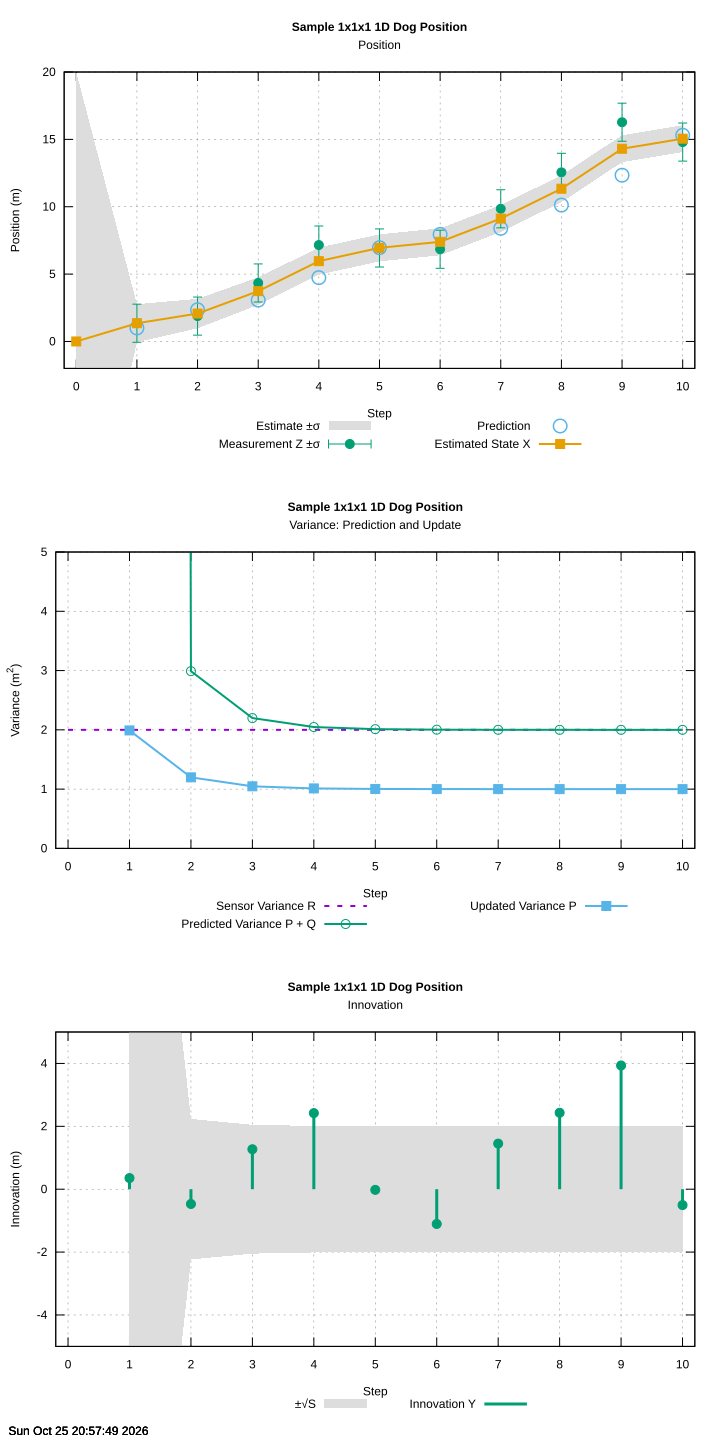

Generate this figure with gnuplot:
#!/usr/bin/gnuplot
#  _  __          _      __  __          _   _
# | |/ /    /\   | |    |  \/  |   /\   | \ | |
# | ' /    /  \  | |    | \  / |  /  \  |  \| |
# |  <    / /\ \ | |    | |\/| | / /\ \ | . ` |
# | . \  / ____ \| |____| |  | |/ ____ \| |\  |
# |_|\_\/_/    \_\______|_|  |_/_/    \_\_| \_|

# Kalman Filter
# Version 0.6.0
# https://github.com/FrancoisCarouge/Kalman

# SPDX-License-Identifier: Unlicense

# This is free and unencumbered software released into the public domain.

# Anyone is free to copy, modify, publish, use, compile, sell, or
# distribute this software, either in source code form or as a compiled
# binary, for any purpose, commercial or non-commercial, and by any
# means.

# In jurisdictions that recognize copyright laws, the author or authors
# of this software dedicate any and all copyright interest in the
# software to the public domain. We make this dedication for the benefit
# of the public at large and to the detriment of our heirs and
# successors. We intend this dedication to be an overt act of
# relinquishment in perpetuity of all present and future rights to this
# software under copyright law.

# THE SOFTWARE IS PROVIDED "AS IS", WITHOUT WARRANTY OF ANY KIND,
# EXPRESS OR IMPLIED, INCLUDING BUT NOT LIMITED TO THE WARRANTIES OF
# MERCHANTABILITY, FITNESS FOR A PARTICULAR PURPOSE AND NONINFRINGEMENT.
# IN NO EVENT SHALL THE AUTHORS BE LIABLE FOR ANY CLAIM, DAMAGES OR
# OTHER LIABILITY, WHETHER IN AN ACTION OF CONTRACT, TORT OR OTHERWISE,
# ARISING FROM, OUT OF OR IN CONNECTION WITH THE SOFTWARE OR THE USE OR
# OTHER DEALINGS IN THE SOFTWARE.

# For more information, please refer to <https://unlicense.org>

set terminal svg enhanced background rgb "white" size 720,1440
set datafile separator ","
set output "kalman/sample/kf_1x1x1_1d_dog_position/kf_1x1x1_1d_dog_position.svg"
set timestamp
set grid
set key bmargin center horizontal

DATA = "/tmp/kalman/kf_1x1x1_1d_dog_position.csv"

set multiplot layout 3,1

set xlabel "Step"
set xrange [-0.2:10.2]
set xtics 1

# The first row is the initialization. Each step predicts the dog one meter
# further, then corrects the prediction toward the measurement: the prediction
# is the measurement less the innovation, Z - Y.
set title "{/:Bold Sample 1x1x1 1D Dog Position}\nPosition"
set ylabel "Position (m)"
set yrange [-2:20]
plot DATA using 0:($7 - sqrt($2)):($7 + sqrt($2)) with filledcurves fillcolor rgb "#dddddd" fillstyle solid noborder title "Estimate ±σ", \
  DATA using ($0 == 0 ? NaN : $0):9:(sqrt($4)) with yerrorbars pointtype 7 title "Measurement Z ±σ", \
  DATA using ($0 == 0 ? NaN : $0):($9 - $8) with points pointtype 6 pointsize 1.5 title "Prediction", \
  DATA using 0:7 with linespoints linewidth 2 pointtype 5 title "Estimated State X"

# The prediction adds the process variance Q, the update removes part of it:
# the variances settle where both balance, the predicted variance equal to the
# sensor variance R, so the gain settles at one half.
set title "{/:Bold Sample 1x1x1 1D Dog Position}\nVariance: Prediction and Update"
set ylabel "Variance (m^2)"
set yrange [0:5]
plot DATA using 0:4 with lines dashtype 2 linewidth 2 title "Sensor Variance R", \
  DATA using ($0 == 0 ? NaN : $0):($5 - $4) with linespoints linewidth 2 pointtype 6 title "Predicted Variance P + Q", \
  DATA using ($0 == 0 ? NaN : $0):2 with linespoints linewidth 2 pointtype 5 title "Updated Variance P",

# The innovation, the measurement less its prediction, against its predicted
# standard deviation √S: the dog runs ahead of its prediction at the ninth
# step.
set title "{/:Bold Sample 1x1x1 1D Dog Position}\nInnovation"
set ylabel "Innovation (m)"
set yrange [-5:5]
plot DATA using ($0 == 0 ? NaN : $0):(-sqrt($5)):(sqrt($5)) with filledcurves fillcolor rgb "#dddddd" fillstyle solid noborder title "±√S", \
  DATA using ($0 == 0 ? NaN : $0):8 with impulses linewidth 3 linecolor rgb "#009e73" title "Innovation Y", \
  DATA using ($0 == 0 ? NaN : $0):8 with points pointtype 7 linecolor rgb "#009e73" notitle
